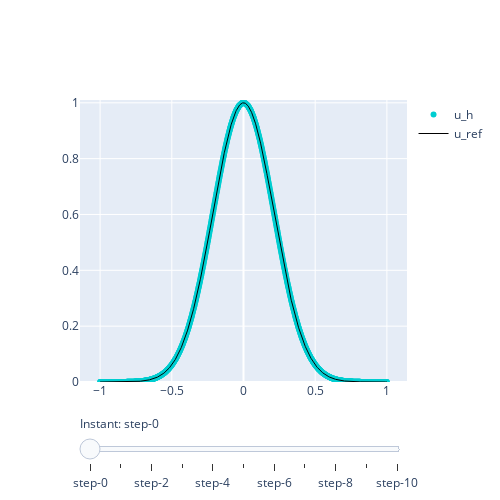

The notebook cell this image was saved under:
### Code cell
# Setup (problem):
u0 = lambda x: (1-x**2)*np.exp(-10*x**2) # initial condition

# Setup (discretization):
m = 100
h = 2/(m + 1)
k = 2*h**2/6
T = 1000*k
xx = np.linspace(-1, 1, m + 2) # computation grid
xeval = np.linspace(-1, 1, 1000) # evaluation grid

# Solve the heat equation:
all_t, all_U = heat_AM1(k, h, T, m, u0)

# Evaluate the FEM approximation over the evaluation grid:
start = time.time()
all_Ueval = eval_fem(all_U, xeval)
end = time.time()
print(f'Time   (eval): {end-start:.5f}s')

# Compute reference solution:
start = time.time() 
all_Uex = [heat_eq_exact(xeval, t, u0) for t in all_t]
end = time.time()
print(f'Time    (ref): {end-start:.5f}s')

# Plot the fem approximate solution with the reference solution:
plot_series(xeval, all_t, all_Ueval, "u_h", all_Uex, "u_ref", "Heat equation (backward Euler)")

### Figure 1 — Plotly figure (JSON) as saved in the notebook; plotly's stock layout.template omitted (floating-point values rounded to 4 significant figures; data arrays with more than 128 entries replaced by an {"elided": "..."} marker saying what was removed)
{"data": [{"line": {"color": "#00CED1", "width": 6}, "mode": "markers", "name": "u_h", "type": "scatter", "visible": true, "x": {"elided": "1000 float values"}, "y": {"elided": "1000 float values"}}, {"line": {"color": "#00CED1", "width": 6}, "mode": "markers", "name": "u_h", "type": "scatter", "visible": false, "x": {"elided": "1000 float values"}, "y": {"elided": "1000 float values"}}, {"line": {"color": "#00CED1", "width": 6}, "mode": "markers", "name": "u_h", "type": "scatter", "visible": false, "x": {"elided": "1000 float values"}, "y": {"elided": "1000 float values"}}, {"line": {"color": "#00CED1", "width": 6}, "mode": "markers", "name": "u_h", "type": "scatter", "visible": false, "x": {"elided": "1000 float values"}, "y": {"elided": "1000 float values"}}, {"line": {"color": "#00CED1", "width": 6}, "mode": "markers", "name": "u_h", "type": "scatter", "visible": false, "x": {"elided": "1000 float values"}, "y": {"elided": "1000 float values"}}, {"line": {"color": "#00CED1", "width": 6}, "mode": "markers", "name": "u_h", "type": "scatter", "visible": false, "x": {"elided": "1000 float values"}, "y": {"elided": "1000 float values"}}, {"line": {"color": "#00CED1", "width": 6}, "mode": "markers", "name": "u_h", "type": "scatter", "visible": false, "x": {"elided": "1000 float values"}, "y": {"elided": "1000 float values"}}, {"line": {"color": "#00CED1", "width": 6}, "mode": "markers", "name": "u_h", "type": "scatter", "visible": false, "x": {"elided": "1000 float values"}, "y": {"elided": "1000 float values"}}, {"line": {"color": "#00CED1", "width": 6}, "mode": "markers", "name": "u_h", "type": "scatter", "visible": false, "x": {"elided": "1000 float values"}, "y": {"elided": "1000 float values"}}, {"line": {"color": "#00CED1", "width": 6}, "mode": "markers", "name": "u_h", "type": "scatter", "visible": false, "x": {"elided": "1000 float values"}, "y": {"elided": "1000 float values"}}, {"line": {"color": "#00CED1", "width": 6}, "mode": "markers", "name": "u_h", "type": "scatter", "visible": false, "x": {"elided": "1000 float values"}, "y": {"elided": "1000 float values"}}, {"line": {"color": "black", "width": 1}, "name": "u_ref", "type": "scatter", "visible": true, "x": {"elided": "1000 float values"}, "y": {"elided": "1000 float values"}}, {"line": {"color": "black", "width": 1}, "name": "u_ref", "type": "scatter", "visible": false, "x": {"elided": "1000 float values"}, "y": {"elided": "1000 float values"}}, {"line": {"color": "black", "width": 1}, "name": "u_ref", "type": "scatter", "visible": false, "x": {"elided": "1000 float values"}, "y": {"elided": "1000 float values"}}, {"line": {"color": "black", "width": 1}, "name": "u_ref", "type": "scatter", "visible": false, "x": {"elided": "1000 float values"}, "y": {"elided": "1000 float values"}}, {"line": {"color": "black", "width": 1}, "name": "u_ref", "type": "scatter", "visible": false, "x": {"elided": "1000 float values"}, "y": {"elided": "1000 float values"}}, {"line": {"color": "black", "width": 1}, "name": "u_ref", "type": "scatter", "visible": false, "x": {"elided": "1000 float values"}, "y": {"elided": "1000 float values"}}, {"line": {"color": "black", "width": 1}, "name": "u_ref", "type": "scatter", "visible": false, "x": {"elided": "1000 float values"}, "y": {"elided": "1000 float values"}}, {"line": {"color": "black", "width": 1}, "name": "u_ref", "type": "scatter", "visible": false, "x": {"elided": "1000 float values"}, "y": {"elided": "1000 float values"}}, {"line": {"color": "black", "width": 1}, "name": "u_ref", "type": "scatter", "visible": false, "x": {"elided": "1000 float values"}, "y": {"elided": "1000 float values"}}, {"line": {"color": "black", "width": 1}, "name": "u_ref", "type": "scatter", "visible": false, "x": {"elided": "1000 float values"}, "y": {"elided": "1000 float values"}}, {"line": {"color": "black", "width": 1}, "name": "u_ref", "type": "scatter", "visible": false, "x": {"elided": "1000 float values"}, "y": {"elided": "1000 float values"}}], "layout": {"autosize": false, "height": 500, "sliders": [{"active": 0, "currentvalue": {"prefix": "Instant: "}, "pad": {"t": 30}, "steps": [{"args": [{"visible": [true, false, false, false, false, false, false, false, false, false, false, true, false, false, false, false, false, false, false, false, false, false]}, {"title": "Heat equation (backward Euler) t=0"}], "method": "update"}, {"args": [{"visible": [false, true, false, false, false, false, false, false, false, false, false, false, true, false, false, false, false, false, false, false, false, false]}, {"title": "Heat equation (backward Euler) t=0.013070613992092294"}], "method": "update"}, {"args": [{"visible": [false, false, true, false, false, false, false, false, false, false, false, false, false, true, false, false, false, false, false, false, false, false]}, {"title": "Heat equation (backward Euler) t=0.026141227984184626"}], "method": "update"}, {"args": [{"visible": [false, false, false, true, false, false, false, false, false, false, false, false, false, false, true, false, false, false, false, false, false, false]}, {"title": "Heat equation (backward Euler) t=0.03921184197627696"}], "method": "update"}, {"args": [{"visible": [false, false, false, false, true, false, false, false, false, false, false, false, false, false, false, true, false, false, false, false, false, false]}, {"title": "Heat equation (backward Euler) t=0.05228245596836929"}], "method": "update"}, {"args": [{"visible": [false, false, false, false, false, true, false, false, false, false, false, false, false, false, false, false, true, false, false, false, false, false]}, {"title": "Heat equation (backward Euler) t=0.06535306996046147"}], "method": "update"}, {"args": [{"visible": [false, false, false, false, false, false, true, false, false, false, false, false, false, false, false, false, false, true, false, false, false, false]}, {"title": "Heat equation (backward Euler) t=0.07842368395255311"}], "method": "update"}, {"args": [{"visible": [false, false, false, false, false, false, false, true, false, false, false, false, false, false, false, false, false, false, true, false, false, false]}, {"title": "Heat equation (backward Euler) t=0.09149429794464475"}], "method": "update"}, {"args": [{"visible": [false, false, false, false, false, false, false, false, true, false, false, false, false, false, false, false, false, false, false, true, false, false]}, {"title": "Heat equation (backward Euler) t=0.1045649119367364"}], "method": "update"}, {"args": [{"visible": [false, false, false, false, false, false, false, false, false, true, false, false, false, false, false, false, false, false, false, false, true, false]}, {"title": "Heat equation (backward Euler) t=0.11763552592882803"}], "method": "update"}, {"args": [{"visible": [false, false, false, false, false, false, false, false, false, false, true, false, false, false, false, false, false, false, false, false, false, true]}, {"title": "Heat equation (backward Euler) t=0.13070613992091967"}], "method": "update"}]}], "width": 500, "yaxis": {"range": [-2.053e-18, 1.01]}}}
